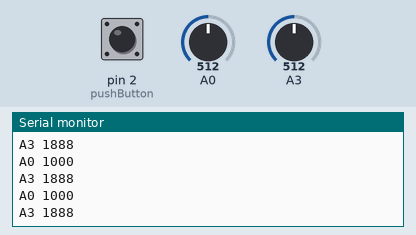
Simulated run of this sketch. Board: Arduino Uno, built with avr-gcc and run on an emulated ATmega328P. Parts: the last lines printed to the serial monitor. Inputs (shaded band) come from the test bench; at power-on: A0 = 512, A3 = 512, pin 2 (pushButton) LOW.

Above: at 1.2 s.
1.3 s: A0 set to 716
At 1.8 s:
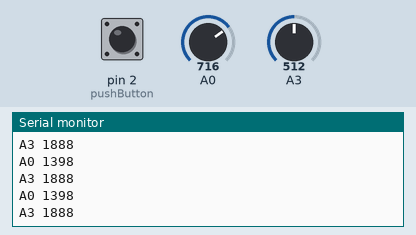
2.8 s: A3 set to 716
At 3.6 s:
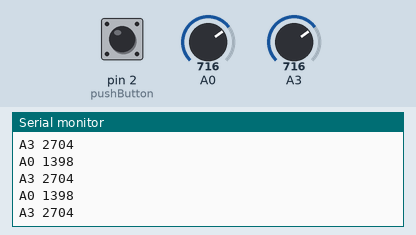
4.3 s: A0 set to 900
At 5.1 s:
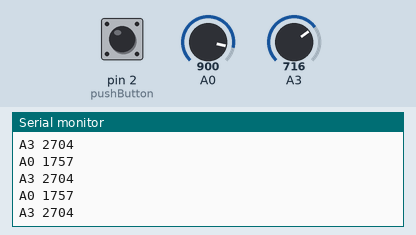
5.8 s: A3 set to 900
At 6.3 s:
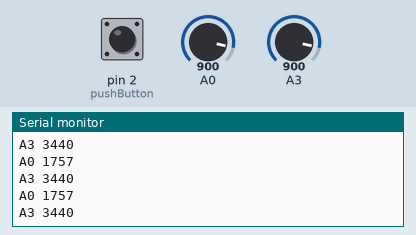
Timing chart, 0 to 8.3 s (numbered marks = the images above; inputs shaded):
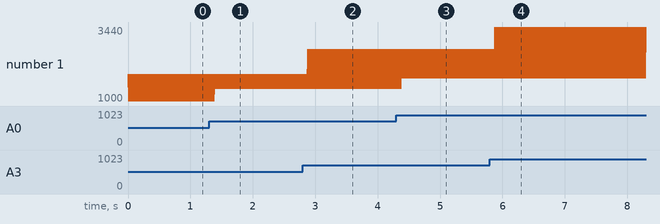

Measured:
- after the input at 1.3 s, the serial monitor: prints a new line after 0.10 s (image 1)
- after the input at 2.8 s, the serial monitor: prints a new line after 0.08 s (image 2)
- after the input at 4.3 s, the serial monitor: prints a new line after 0.09 s (image 3)
- after the input at 5.8 s, the serial monitor: prints a new line after 0.08 s (image 4)
- plotted number 1: 1888 → 1398 after the input at 1.3 s, 1398 → 1757 after the input at 4.3 s, 1757 → 3440 after the input at 5.8 s

The sketch:

entrada.ino
```cpp
int pushButton = 2;

void setup() {
  Serial.begin(9600);
  pinMode(pushButton, INPUT);
}

void loop() {
  int buttonState = digitalRead(pushButton);
  int potenciometer = analogRead(A0);
  int photorest = analogRead(A3);

  String msg1 = "A3 ";
  int remapPhoto = map (photorest, 40, 540, 0, 2000);
  String send1;
  send1 = msg1 + remapPhoto;
  Serial.println(send1);
  String msg2 = "A0 ";
  // Los valores del intervalo depende totalmente del circuito
  int remapP = map(potenciometer, 0, 512, 0, 1000);
  String send2;
  send2 = msg2 + remapP;
  Serial.println(send2);
  //delay(1000);
}
```
